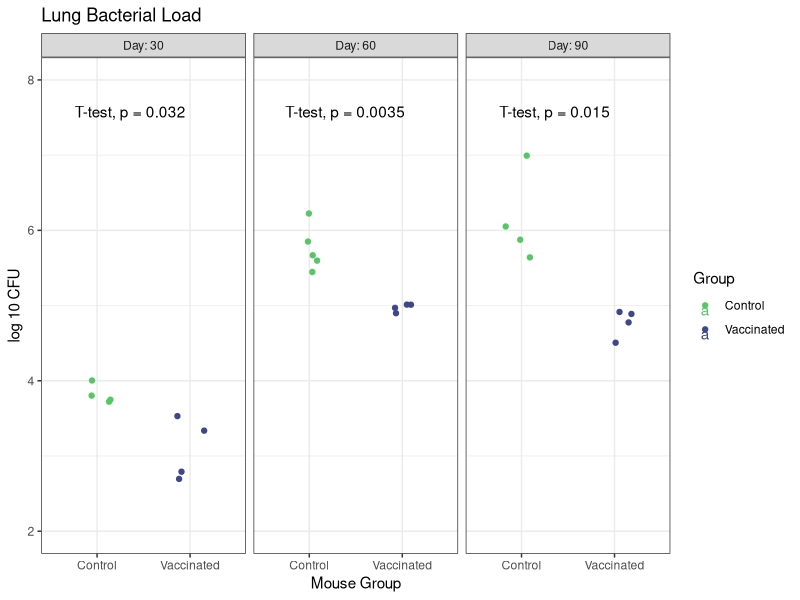

This chart was generated by the following R code:
## ---- chunk 1
knitr::opts_chunk$set(echo = TRUE)
## ---- chunk 2
library(readxl)
library(stats)
library(ggpubr)
library(broom)
library(purrr)
library(tidyverse)
## ---- chunk 3

lung_CFU <- read_xlsx("../Data/M.smeg_CFU.xlsx") %>%
  rename(Day = Timepoint) %>%
  group_by(Organ, Day) %>%
  mutate(Group = replace(Group, Group == "Group1", "PBS")) %>%
  mutate(Group = replace(Group, Group == "Group2", "BCG")) %>%
  mutate(Group = replace(Group, Group == "Group3", "smegmatis")) %>%
  mutate(Group = replace(Group, Group == "Group4", "BCG + smegmatis")) %>% 
  mutate(Group = factor(Group, levels = c("PBS", "BCG", "smegmatis", "BCG + smegmatis"))) %>%
  dplyr::filter(Group == "PBS" | Group == "BCG") %>%
  filter(Organ == "Lung")

## ---- chunk 4

viridis_colors <- c("#56C667FF", "#3F4788FF")

lung_CFU <- lung_CFU %>%
  mutate(Group = str_replace(Group, "PBS", "Control"),
         Group = str_replace(Group, "BCG", "Vaccinated"))

ggplot(lung_CFU, aes(x = Group, y = CFU, color = Group)) +
  geom_jitter(width = 0.2) +
  facet_wrap("Day", ncol = length(unique(lung_CFU$Day)), 
             labeller = label_both) +
  scale_color_manual(values = viridis_colors) +
  stat_compare_means(method = "t.test", label.y = 7.5) +
  xlab("Mouse Group") +
  ylab("log 10 CFU") +
  coord_cartesian(ylim = c(2,8)) +
  ggtitle("Lung Bacterial Load") +
  theme_bw()

